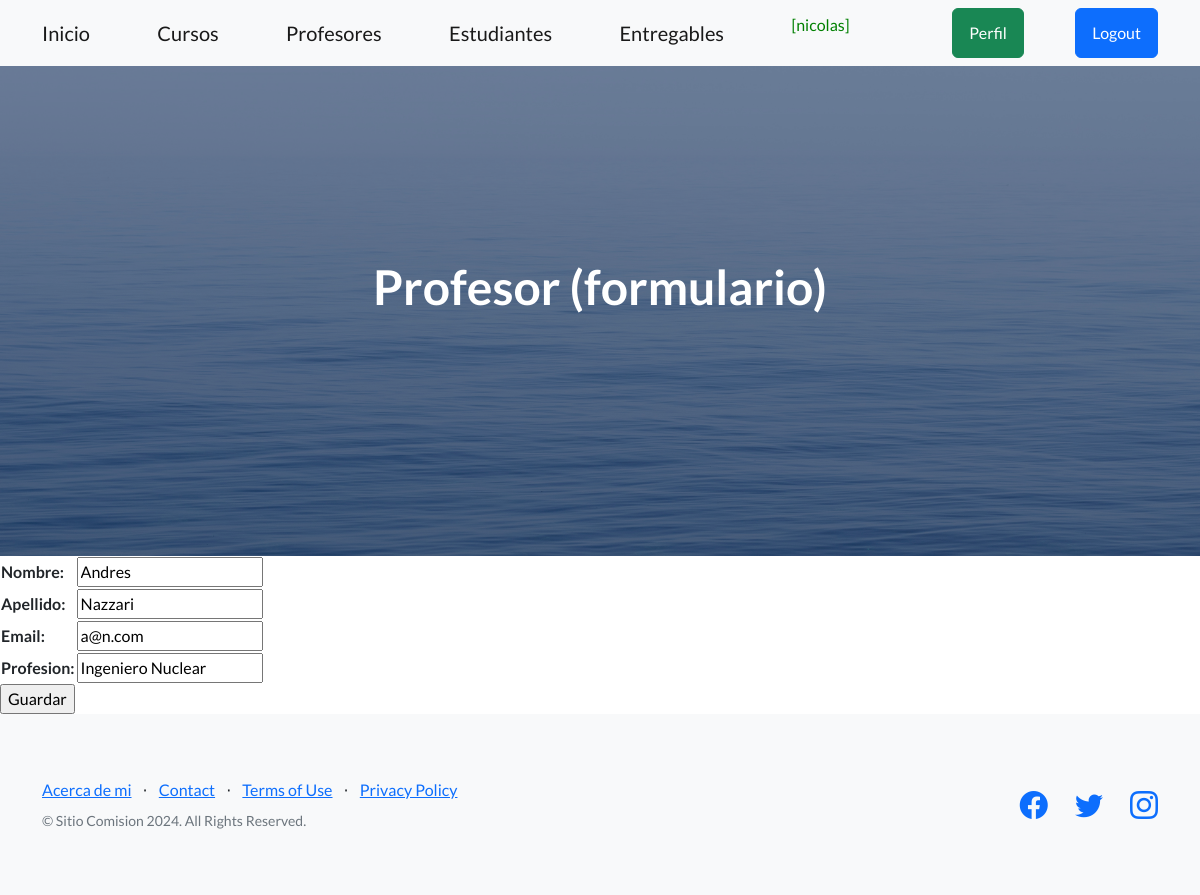
Page /prof_update/1/ (signed in) on the committed database.
### aplicacion/models.py (models this page shows, shortened)
class Profesor(models.Model):
    nombre = models.CharField(max_length=60)
    apellido = models.CharField(max_length=60)
    email = models.EmailField()
    profesion = models.CharField(max_length=50)
    class Meta:
        verbose_name = "Profesor"
        verbose_name_plural = "Profesores"
        ordering = ["nombre", "apellido"]

### aplicacion/views.py (the view)
# urls.py: path('prof_update/<id_profesor>/', profesorUpdate, name="prof_update"),
@login_required
def profesorUpdate(request, id_profesor):
    profesor = Profesor.objects.get(id=id_profesor)
    if request.method == "POST":
        miForm = ProfesorForm(request.POST)
        if miForm.is_valid():
            profesor.nombre = miForm.cleaned_data.get("nombre")
            profesor.apellido = miForm.cleaned_data.get("apellido")
            profesor.email = miForm.cleaned_data.get("email")
            profesor.profesion = miForm.cleaned_data.get("profesion")
            profesor.save()
            return redirect(reverse_lazy('profesores'))
    else:
        miForm = ProfesorForm(initial={'nombre': profesor.nombre,
                                       'apellido': profesor.apellido,
                                       'email': profesor.email,
                                       'profesion': profesor.profesion,
                                       })
    return render(request, "aplicacion/profesorForm.html", {"form": miForm} )

### aplicacion/forms.py
class ProfesorForm(forms.Form):
    nombre = forms.CharField(max_length=60, required=True)
    apellido = forms.CharField(max_length=60, required=True)
    email = forms.EmailField()
    profesion = forms.CharField(max_length=50, required=True)

### aplicacion/templates/aplicacion/profesorForm.html (shortened to what this page needs)
{% extends "aplicacion/index.html" %}
{% block titulo %}
<h1 class="mb-5">Profesor (formulario)</h1>
{% endblock titulo %}
{% block contenido %}
<form action="" method="post">
    <table>
        {{ form.as_table }}
    </table>
    <input type="submit" value="Guardar">
</form>
{% endblock contenido %}

### aplicacion/templates/aplicacion/index.html (shortened to what this page needs)
<!DOCTYPE html>
<html lang="en">
    <head>
        {% load static %}
        <link href="https://cdn.jsdelivr.net/npm/bootstrap-icons@1.5.0/font/bootstrap-icons.css" rel="stylesheet" type="text/css" />
        <link href="{% static  'css/styles.css' %}" rel="stylesheet" />
        <link rel="stylesheet" href="https://cdnjs.cloudflare.com/ajax/libs/font-awesome/6.4.0/css/all.min.css">
    </head>
    <body>
        <nav class="navbar navbar-light bg-light static-top">
            <div class="container">
                <a class="navbar-brand" href="{% url 'home' %}">Inicio</a>
                {% if  user.is_authenticated %}
                    <a class="navbar-brand" href="{% url 'cursos' %}">Cursos</a>
                    <a class="navbar-brand" href="{% url 'profesores' %}">Profesores</a>
                    <a class="navbar-brand" href="{% url 'estudiantes' %}">Estudiantes</a>
                    <a class="navbar-brand" href="{% url 'entregables' %}">Entregables</a>
                    <p style="color:green">[{{user.username}}]</p>
                    <a class="btn btn-success" href="{% url 'perfil' %}">Perfil</a>
                    <a class="btn btn-primary" href="{% url 'logout' %}">Logout</a>
                {% else %}
                    <a class="btn btn-primary" href="{% url 'login' %}">Login</a>
                    <a class="btn btn-success" href="{% url 'registrar' %}">Registrarse</a>
                {% endif %}
            </div>
        </nav>
        <header class="masthead">
            <div class="container position-relative">
                <div class="row justify-content-center">
                    <div class="col-xl-6">
                        <div class="text-center text-white">
                            {% block titulo %}{% endblock titulo %}
                        </div>
                    </div>
                </div>
            </div>
        </header>
        {% block contenido %}
        {% endblock contenido %}
        <footer class="footer bg-light">
            <div class="container">
                <div class="row">
                    <div class="col-lg-6 h-100 text-center text-lg-start my-auto">
                        <ul class="list-inline mb-2">
                            <li class="list-inline-item"><a href="{% url 'acerca_de_mi' %}">Acerca de mi</a></li>
                            <li class="list-inline-item">⋅</li>
                            <li class="list-inline-item"><a href="#!">Contact</a></li>
                            <li class="list-inline-item">⋅</li>
                            <li class="list-inline-item"><a href="#!">Terms of Use</a></li>
                            <li class="list-inline-item">⋅</li>
                            <li class="list-inline-item"><a href="#!">Privacy Policy</a></li>
                        </ul>
                        <p class="text-muted small mb-4 mb-lg-0">&copy; Sitio Comision 2024. All Rights Reserved.</p>
                    </div>
                    <div class="col-lg-6 h-100 text-center text-lg-end my-auto">
                        <ul class="list-inline mb-0">
                            <li class="list-inline-item me-4">
                                <a href="#!"><i class="bi-facebook fs-3"></i></a>
                            </li>
                            <li class="list-inline-item me-4">
                                <a href="#!"><i class="bi-twitter fs-3"></i></a>
                            </li>
                            <li class="list-inline-item">
                                <a href="#!"><i class="bi-instagram fs-3"></i></a>
                            </li>
                        </ul>
                    </div>
                </div>
            </div>
        </footer>
    </body>
</html>

### rows in the picture
Profesor: nombre "Andres", apellido "Nazzari", email "a@n.com", profesion "Ingeniero Nuclear"

### other values in the picture
{{ user.username }} "nicolas"
